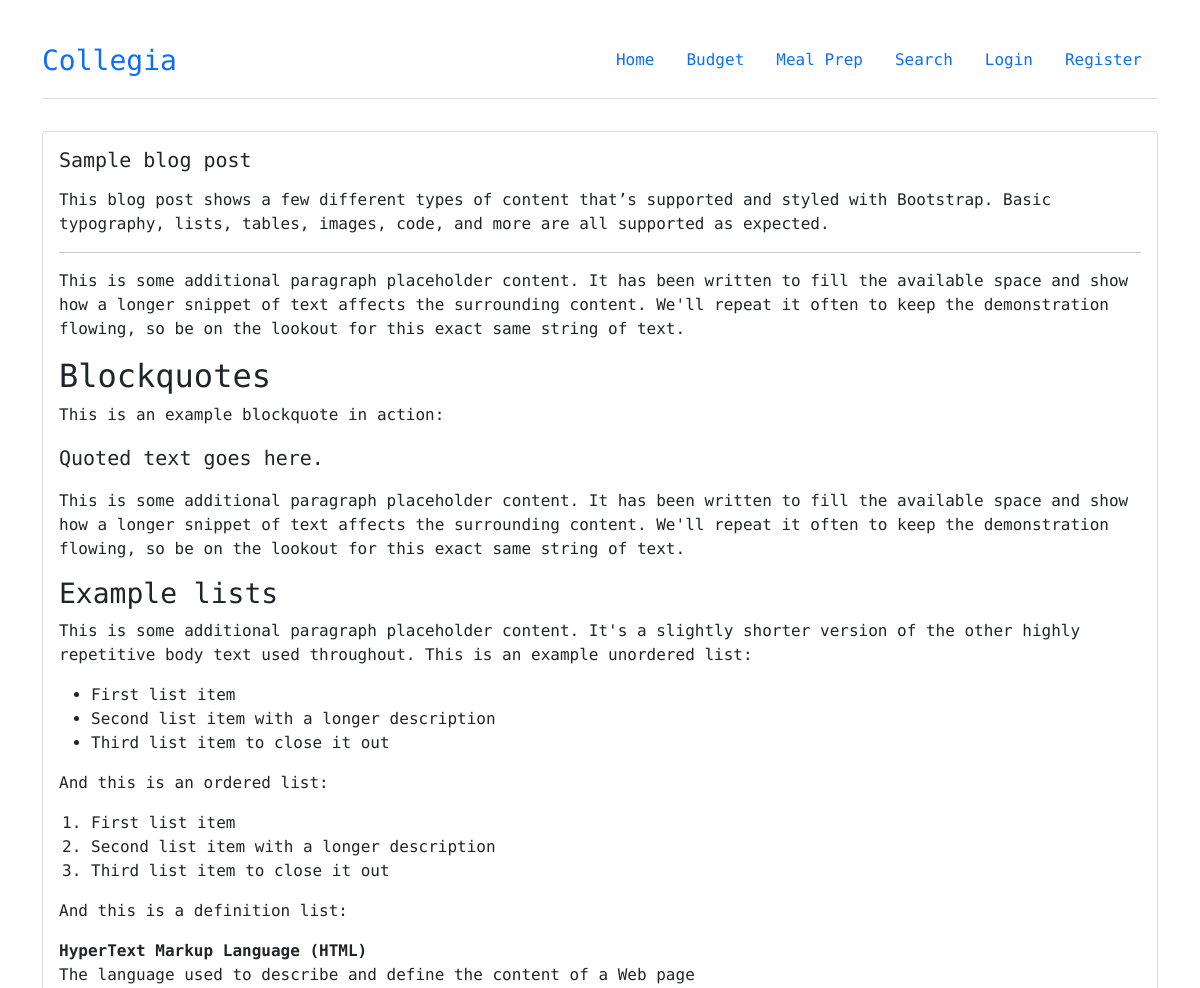
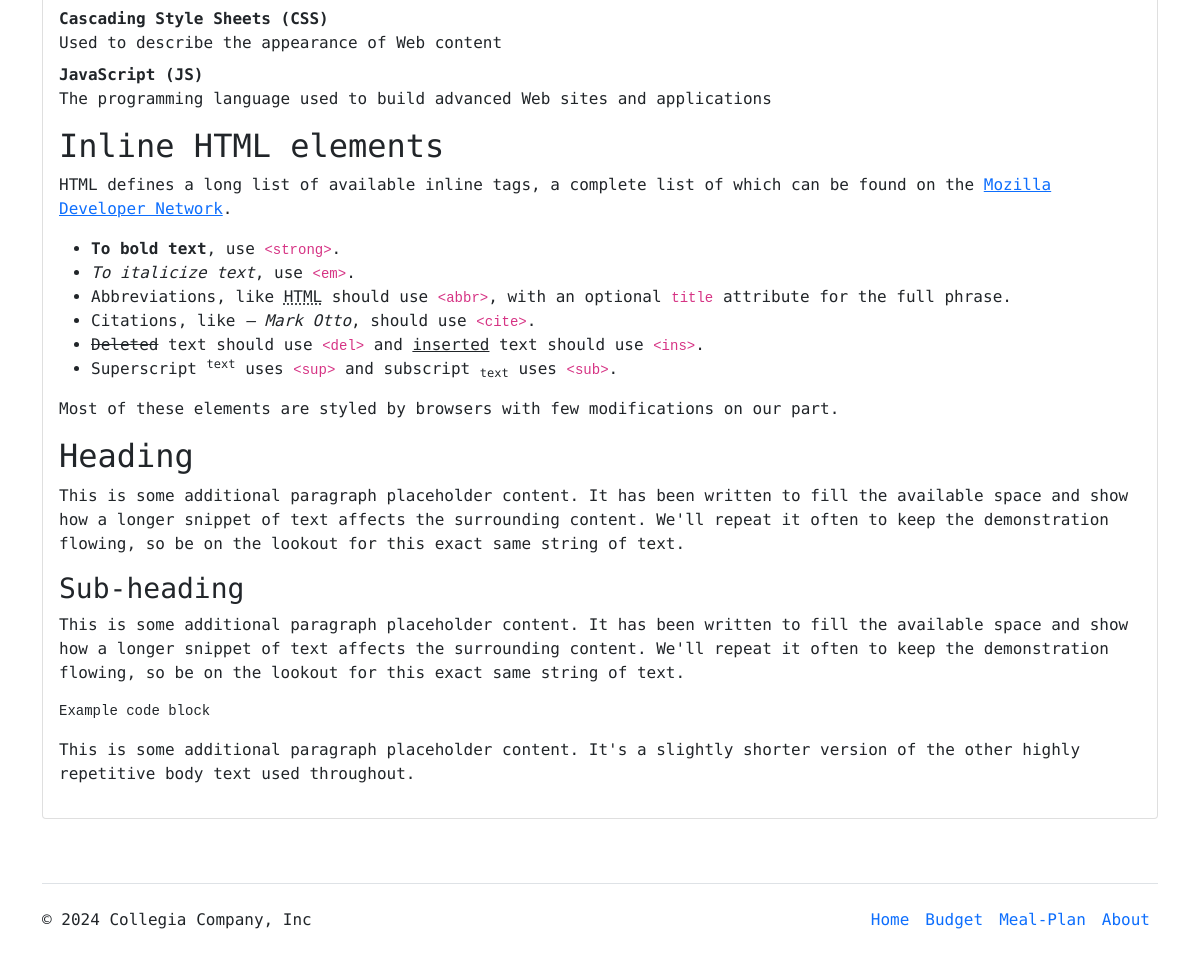
The page /post/10/ on the database its author committed (2 pictures, top to bottom).
### core/models.py (models this page shows, shortened)
class Post(models.Model):
  title = models.CharField(max_length=100)
  content = models.TextField()
  date_posted = models.DateTimeField(default=timezone.now)
  author = models.ForeignKey(User, on_delete=models.CASCADE)

### core/views.py (the view)
# urls.py: path('post/<int:pk>/', PostDetailView.as_view(), name="detail"),
class PostDetailView(DetailView):
  model = Post
  template_name = 'core/detail.html'

### core/templates/core/detail.html (shortened to what this page needs)
{% extends "core/base.html" %}
{% block content %}
  <div style="margin-bottom: 4em;">
    <div class="card mb-3">
      <div class="card-body">
        <h5 class="card-title">{{ object.title }}</h5>
        <p class="card-text">{{ object.content|safe }}</p>
      </div>
    </div>
  </div>
{% endblock content %}

### core/static/core/base.css (style rules this page uses)
* { font-family: 'Space Mono', monospace; }

### rows shown on the page
Post: title "Sample blog post", content "This blog post shows a few different types of content that’s supported and styled with Bootstrap. Basic typography, lists, tables, images, code, and more are all supported as expected. This is some additional paragraph placeholder content. It has been written to fill the available space and show how a longer snippet of text affects the surrounding content. We'll repeat it often to keep the demonstration flowing, so be on the lookout for this exact same string of text. Blockquotes This is an example blockquote in action: Quoted text goes here. This is some additional paragraph placeholder content. It has been written to fill the available space and show how a longer snippet of text affects…"
